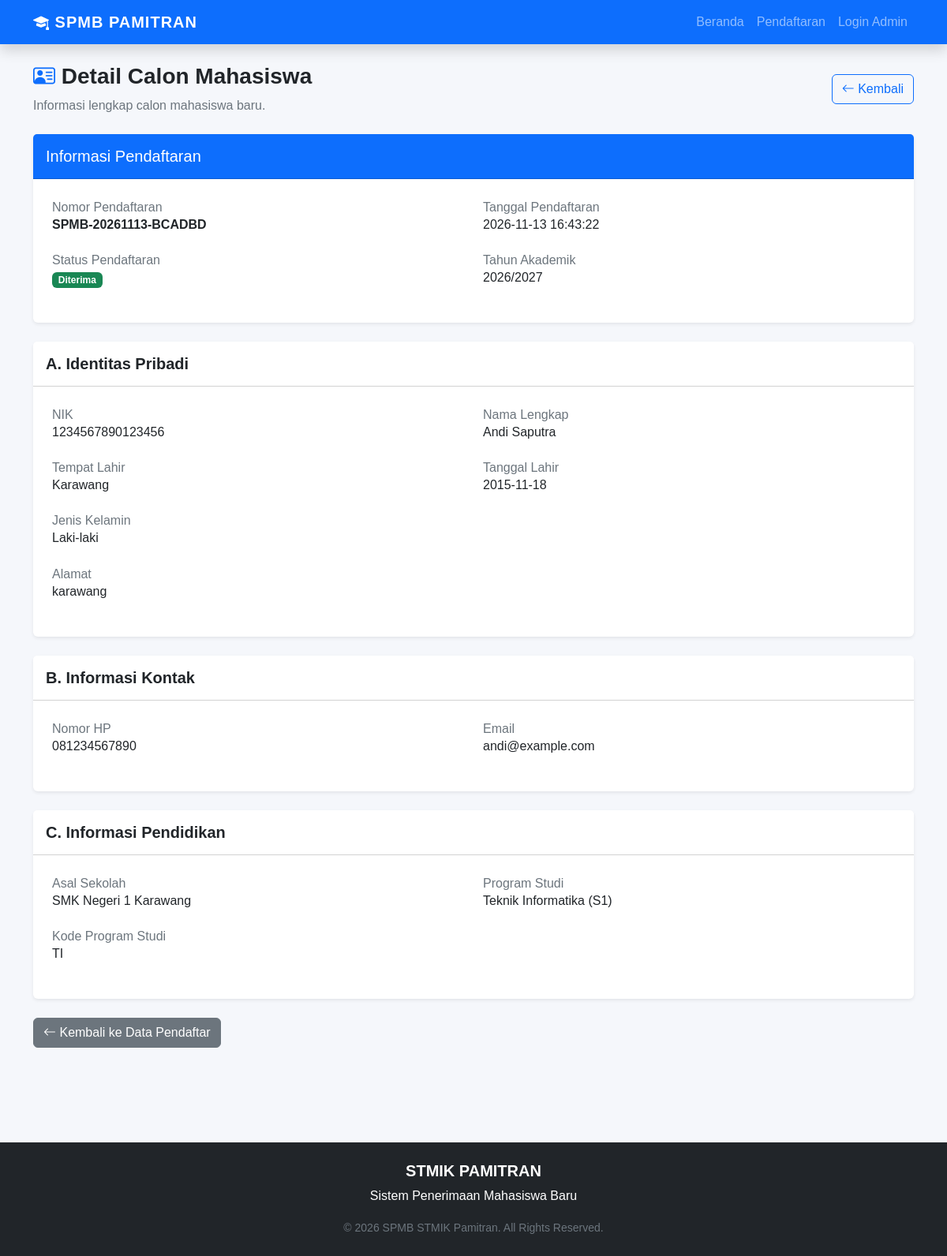
Page /admin/pendaftar/detail.php?id=1 (signed in) on the committed database.
### tables this page shows
CREATE TABLE `pendaftar` (
  `id` int(11) NOT NULL AUTO_INCREMENT,
  `no_pendaftaran` varchar(30) NOT NULL,
  `nik` varchar(16) NOT NULL,
  `nama_lengkap` varchar(150) NOT NULL,
  `tempat_lahir` varchar(100) NOT NULL,
  `tanggal_lahir` date NOT NULL,
  `jenis_kelamin` enum('L','P') NOT NULL,
  `alamat` text NOT NULL,
  `no_hp` varchar(20) NOT NULL,
  `email` varchar(100) NOT NULL,
  `asal_sekolah` varchar(150) NOT NULL,
  `program_studi_id` int(11) NOT NULL,
  `tahun_akademik_id` int(11) NOT NULL,
  `status` enum('Menunggu','Diterima','Ditolak') NOT NULL DEFAULT 'Menunggu',
  `created_at` timestamp NOT NULL DEFAULT current_timestamp(),
  `updated_at` timestamp NOT NULL DEFAULT current_timestamp() ON UPDATE current_timestamp(),
  PRIMARY KEY (`id`),
  UNIQUE KEY `no_pendaftaran` (`no_pendaftaran`),
  UNIQUE KEY `nik` (`nik`),
  KEY `fk_pendaftar_prodi` (`program_studi_id`),
  KEY `fk_pendaftar_tahun` (`tahun_akademik_id`),
  CONSTRAINT `fk_pendaftar_prodi` FOREIGN KEY (`program_studi_id`) REFERENCES `program_studi` (`id`) ON UPDATE CASCADE,
  CONSTRAINT `fk_pendaftar_tahun` FOREIGN KEY (`tahun_akademik_id`) REFERENCES `tahun_akademik` (`id`) ON UPDATE CASCADE
);

CREATE TABLE `tahun_akademik` (
  `id` int(11) NOT NULL AUTO_INCREMENT,
  `tahun` varchar(20) NOT NULL,
  `status_aktif` tinyint(1) NOT NULL DEFAULT 0,
  `created_at` timestamp NOT NULL DEFAULT current_timestamp(),
  PRIMARY KEY (`id`),
  UNIQUE KEY `tahun` (`tahun`)
);

CREATE TABLE `program_studi` (
  `id` int(11) NOT NULL AUTO_INCREMENT,
  `kode_prodi` varchar(10) NOT NULL,
  `nama_prodi` varchar(100) NOT NULL,
  `jenjang` varchar(10) NOT NULL,
  `created_at` timestamp NOT NULL DEFAULT current_timestamp(),
  PRIMARY KEY (`id`),
  UNIQUE KEY `kode_prodi` (`kode_prodi`)
);

### includes/functions.php (called while the page is built, shortened)
<?php
function e($value)
{
    return htmlspecialchars(
        (string) $value,
        ENT_QUOTES | ENT_SUBSTITUTE,
        'UTF-8'
    );
}

### admin/pendaftar/detail.php (the view, shortened to what this page needs)
<?php
require_once __DIR__ . '/../../config/database.php';
$id = filter_input(INPUT_GET, 'id', FILTER_VALIDATE_INT);
$sql = "SELECT p.*, ps.nama_prodi, ps.kode_prodi, ps.jenjang, ta.tahun FROM pendaftar p INNER JOIN program_studi ps ON p.program_studi_id = ps.id INNER JOIN tahun_akademik ta ON p.tahun_akademik_id = ta.id WHERE p.id = :id LIMIT 1";
$stmt = $pdo->prepare($sql);
$stmt->execute([
    'id' => $id
]);
$pendaftar = $stmt->fetch();
require_once __DIR__ . '/../../includes/header.php';
?>
<div class="container py-4">
    <div class="d-flex justify-content-between align-items-center mb-4">
        <div>
            <h3 class="fw-bold">
                <i class="bi bi-person-vcard text-primary"></i>
                Detail Calon Mahasiswa
            </h3>
            <p class="text-secondary mb-0">
                Informasi lengkap calon mahasiswa baru.
            </p>
        </div>
        <a href="index.php" class="btn btn-outline-primary">
            <i class="bi bi-arrow-left"></i>
            Kembali
        </a>
    </div>
    <div class="card shadow-sm border-0 mb-4">
        <div class="card-header bg-primary text-white p-3">
            <h5 class="mb-0">
                Informasi Pendaftaran
            </h5>
        </div>
        <div class="card-body p-4">
            <div class="row">
                <div class="col-md-6 mb-3">
                    <label class="text-secondary">Nomor Pendaftaran</label>
                    <h6 class="fw-bold">
                        <?= e($pendaftar['no_pendaftaran']) ?>
                    </h6>
                </div>
                <div class="col-md-6 mb-3">
                    <label class="text-secondary">Tanggal Pendaftaran</label>
                    <h6>
                        <?= e($pendaftar['created_at']) ?>
                    </h6>
                </div>
                <div class="col-md-6 mb-3">
                    <label class="text-secondary">Status Pendaftaran</label>
                    <div>
                        <?php if ($pendaftar['status'] === 'Menunggu'): ?>
                            <span class="badge bg-warning text-dark">Menunggu</span>
                        <?php elseif ($pendaftar['status'] === 'Diterima'): ?>
                            <span class="badge bg-success">Diterima</span>
                        <?php else: ?>
                            <span class="badge bg-danger">Ditolak</span>
                        <?php endif; ?>
                    </div>
                </div>
                <div class="col-md-6 mb-3">
                    <label class="text-secondary">Tahun Akademik</label>
                    <h6>
                        <?= e($pendaftar['tahun']) ?>
                    </h6>
                </div>
            </div>
        </div>
    </div>
    <div class="card shadow-sm border-0 mb-4">
        <div class="card-header bg-white p-3">
            <h5 class="fw-bold mb-0">
                A. Identitas Pribadi
            </h5>
        </div>
        <div class="card-body p-4">
            <div class="row">
                <div class="col-md-6 mb-3">
                    <label class="text-secondary">NIK</label>
                    <h6><?= e($pendaftar['nik']) ?></h6>
                </div>
                <div class="col-md-6 mb-3">
                    <label class="text-secondary">Nama Lengkap</label>
                    <h6><?= e($pendaftar['nama_lengkap']) ?></h6>
                </div>
                <div class="col-md-6 mb-3">
                    <label class="text-secondary">Tempat Lahir</label>
                    <h6><?= e($pendaftar['tempat_lahir']) ?></h6>
                </div>
                <div class="col-md-6 mb-3">
                    <label class="text-secondary">Tanggal Lahir</label>
                    <h6><?= e($pendaftar['tanggal_lahir']) ?></h6>
                </div>
                <div class="col-md-6 mb-3">
                    <label class="text-secondary">Jenis Kelamin</label>
                    <h6>
                        <?= $pendaftar['jenis_kelamin'] === 'L' ? 'Laki-laki' : 'Perempuan' ?>
                    </h6>
                </div>
                <div class="col-md-12 mb-3">
                    <label class="text-secondary">Alamat</label>
                    <h6><?= nl2br(e($pendaftar['alamat'])) ?></h6>
                </div>
            </div>
        </div>
    </div>
    <div class="card shadow-sm border-0 mb-4">
        <div class="card-header bg-white p-3">
            <h5 class="fw-bold mb-0">
                B. Informasi Kontak
            </h5>
        </div>
        <div class="card-body p-4">
            <div class="row">
                <div class="col-md-6 mb-3">
                    <label class="text-secondary">Nomor HP</label>
                    <h6><?= e($pendaftar['no_hp']) ?></h6>
                </div>
                <div class="col-md-6 mb-3">
                    <label class="text-secondary">Email</label>
                    <h6><?= e($pendaftar['email']) ?></h6>
                </div>
            </div>
        </div>
    </div>
    <div class="card shadow-sm border-0 mb-4">
        <div class="card-header bg-white p-3">
            <h5 class="fw-bold mb-0">
                C. Informasi Pendidikan
            </h5>
        </div>
        <div class="card-body p-4">
            <div class="row">
                <div class="col-md-6 mb-3">
                    <label class="text-secondary">Asal Sekolah</label>
                    <h6><?= e($pendaftar['asal_sekolah']) ?></h6>
                </div>
                <div class="col-md-6 mb-3">
                    <label class="text-secondary">Program Studi</label>
                    <h6>
                        <?= e($pendaftar['nama_prodi']) ?>
                        (<?= e($pendaftar['jenjang']) ?>)
                    </h6>
                </div>
                <div class="col-md-6 mb-3">
                    <label class="text-secondary">Kode Program Studi</label>
                    <h6><?= e($pendaftar['kode_prodi']) ?></h6>
                </div>
            </div>
        </div>
    </div>
    <div class="mb-5">
        <a href="index.php" class="btn btn-secondary">
            <i class="bi bi-arrow-left"></i>
            Kembali ke Data Pendaftar
        </a>
    </div>
</div>
<?php
require_once __DIR__ . '/../../includes/footer.php';
?>

### includes/header.php (shortened to what this page needs)
<?php
require_once __DIR__ . '/functions.php';
?>
<!DOCTYPE html>
<html lang="id">
<head>
    <link
        href="https://cdn.jsdelivr.net/npm/bootstrap@5.3.3/dist/css/bootstrap.min.css"
        rel="stylesheet">
    <link
        href="https://cdn.jsdelivr.net/npm/bootstrap-icons@1.11.3/font/bootstrap-icons.min.css"
        rel="stylesheet">
    <link
        rel="stylesheet"
        href="<?= BASE_URL ?>/assets/css/style.css">
</head>
<body>
<nav class="navbar navbar-expand-lg navbar-dark bg-primary shadow">
    <div class="container">
        <a class="navbar-brand fw-bold"
           href="<?= BASE_URL ?>/">
            <i class="bi bi-mortarboard-fill"></i>
            SPMB PAMITRAN
        </a>
        <div class="collapse navbar-collapse"
             id="navbarMenu">
            <ul class="navbar-nav ms-auto">
                <li class="nav-item">
                    <a class="nav-link"
                       href="<?= BASE_URL ?>/">
                        Beranda
                    </a>
                </li>
                <li class="nav-item">
                    <a class="nav-link"
                       href="<?= BASE_URL ?>/daftar.php">
                        Pendaftaran
                    </a>
                </li>
                <li class="nav-item">
                    <a class="nav-link"
                       href="<?= BASE_URL ?>/admin/login.php">
                        Login Admin
                    </a>
                </li>
            </ul>
        </div>
    </div>
</nav>
<main>

### includes/footer.php (shortened to what this page needs)
</main>
<footer class="bg-dark text-white mt-5 py-4">
    <div class="container text-center">
        <h5 class="fw-bold">
            STMIK PAMITRAN
        </h5>
        <p>
            Sistem Penerimaan Mahasiswa Baru
        </p>
        <small class="text-secondary">
            &copy; <?= date('Y') ?> SPMB STMIK Pamitran.
            All Rights Reserved.
        </small>
    </div>
</footer>
</body>
</html>

### assets/css/style.css (style rules this page uses)
body { background-color: #f5f7fb; font-family: Arial, sans-serif; min-height: 100vh; }
.navbar-brand { letter-spacing: 1px; }
footer { margin-top: 60px; }

### rows in the picture
pendaftar: no_pendaftaran "SPMB-20261113-BCADBD", created_at "2026-11-13 16:43:22", tahun_akademik.tahun "2026/2027", nik "1234567890123456", nama_lengkap "Andi Saputra", tempat_lahir "Karawang", tanggal_lahir "2015-11-18", alamat "karawang", no_hp "081234567890", email "andi@example.com", asal_sekolah "SMK Negeri 1 Karawang", program_studi.nama_prodi "Teknik Informatika", program_studi.jenjang "S1", program_studi.kode_prodi "TI"
